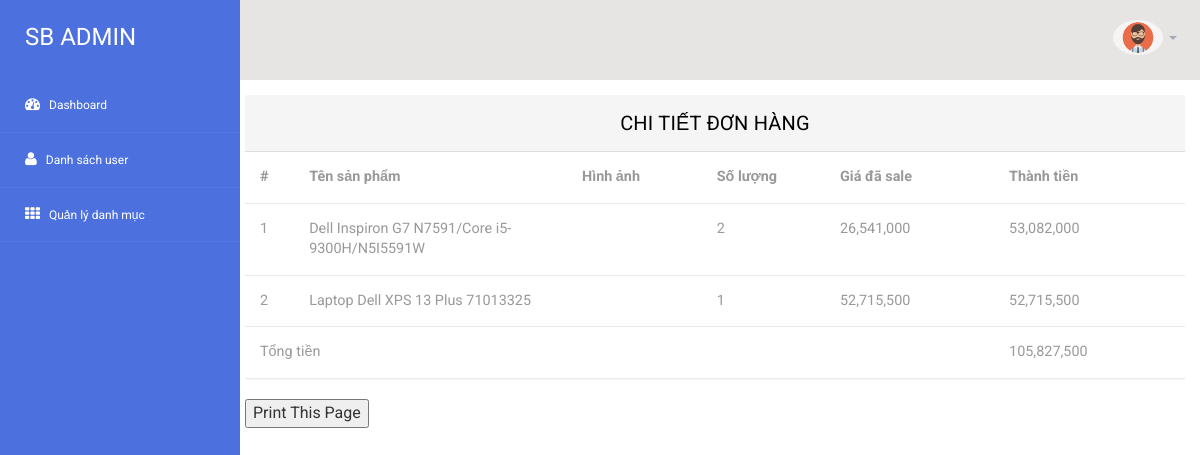
The app's page /admin/admin.php?module=chitietdonhang&id=138 with its own data.
### tables this page shows
CREATE TABLE `tbl_oderdetail` (
  `id` int NOT NULL,
  `oder_id` int DEFAULT NULL,
  `id_sp` int DEFAULT NULL,
  `name_sp` varchar(255) DEFAULT NULL,
  `sl` int DEFAULT NULL,
  `gia_sp` int DEFAULT NULL,
  `dateOder` datetime DEFAULT NULL,
  `tong_tien` float(255,0) DEFAULT NULL
);

### admin/modules/chitietdonhang.php (the view, shortened to what this page needs)
<?php
$pdo = Database::getInstance()->getConnection();
$id = $_GET['id'];
$sqlSelect = "SELECT * FROM tbl_oderdetail WHERE oder_id=:id";
$stmt = $pdo->prepare($sqlSelect);
$stmt->execute([':id' => $id]);
$rows = $stmt->fetchAll(PDO::FETCH_ASSOC);
$rs = count($rows);
$totals = 0;
$addedExtra = false;
?>
<section class="wrapper" style="margin-left: -10px; width: auto; height: auto;">
  <div class="" style="height: auto;width: auto;">
   <div class="panel panel-default">
    <div class="panel-heading">
     Chi tiết đơn hàng
   </div>
   <div>
    <table width="1435" class="table table-hover" style="width: inherit;">
      <tr>
        <th width="61">#</th>
        <th width="415">Tên sản phẩm</th>
        <th width="218">Hình ảnh</th>
        <th width="184">Số lượng</th>
        <th width="246">Giá đã sale</th>
        <th width="283">Thành tiền</th>
      </tr>
      <?php
      $i = 0;
      if($rs != 0){
        foreach ($rows as $row) {
          $i++;
      ?>
        <tr>
          <td><?= $i ?></td>
          <td>
            <?= $row["name_sp"]?>
          </td>
          <td style="align-items: center;">
          </td>
          <td>
            <?= $row["sl"]?>
          </td>
          <td style="overflow: hidden;">
            <?php
            $price = $row['gia_sp'];
            echo number_format($price);
            ?>
          </td>
          <td>
            <?php
            $thanhtien = $row['tong_tien'];
            echo number_format($thanhtien);
            if (!$addedExtra) {
              $totals += $thanhtien + 30000;
              $addedExtra = true;
          } else {
              $totals += $thanhtien;
          }
             ?>
          </td>
        </tr>
      <?php
        }
      ?>
        <tr>
          <td colspan="5">Tổng tiền</td>
          <td><?php echo number_format($totals); ?></td>
        </tr>
      <?php
        } else {
          echo "<tr><td colspan='6'>Lỗi nhập liệu!</td></tr>";
        } ?>
      </table>
    </div>
  </div>
</div>
<input type="button" id="print_button" value="Print This Page" onclick="window.print() "/>
</section>

### admin/css/style1.css (style rules this page uses)
html, body { font-family: 'Roboto', sans-serif; font-size: 100%; overflow-x: hidden; background-size:cover; }
.wrapper { display:inline-block; margin-top:80px; padding:15px; width:100%; }
.panel-heading { position: relative; height: 57px; line-height: 57px; letter-spacing: 0.2px; color: #000; font-size: 18px; font-weight: 400; padding: 0 16px; background-color: #f5f5f5; border-color: #ddd; border-top-right-radius: 2px; border-top-left-radius: 2px; text-transform: uppercase; text-align: center; }
.panel { border: none ! important; }
.table>tbody>tr>td, .table>tbody>tr>th, .table>tfoot>tr>td, .table>tfoot>tr>th, .table>thead>tr>td, .table>thead>tr>th { border-bottom: 1px solid #e9e9e9 ! important; }
.table > thead > tr > th, .table > tbody > tr > th, .table > tfoot > tr > th, .table > thead > tr > td, .table > tbody > tr > td, .table > tfoot > tr > td { border-top: none !important; }
.table td, .table>tbody>tr>td, .table>tbody>tr>th, .table>tfoot>tr>td, .table>tfoot>tr>th, .table>thead>tr>td, .table>thead>tr>th { padding: 15px!important; }
.table > thead > tr > th, .table > tbody > tr > th, .table > tfoot > tr > th, .table > thead > tr > td, .table > tbody > tr > td, .table > tfoot > tr > td { font-size: 0.9em; color: #999; border-top: none !important; }
.panel-default>.panel-heading { color: #000000 ! important; font-size: 20px; }

### records on screen
tbl_oderdetail: name_sp "Dell Inspiron G7 N7591/Core i5-9300H/N5I5591W", sl "2", gia_sp "26,541,000", tong_tien "53,082,000"
tbl_oderdetail: name_sp "Laptop Dell XPS 13 Plus 71013325", sl "1", gia_sp "52,715,500", tong_tien "52,715,500"

### other values on screen
$totals "105,827,500"
